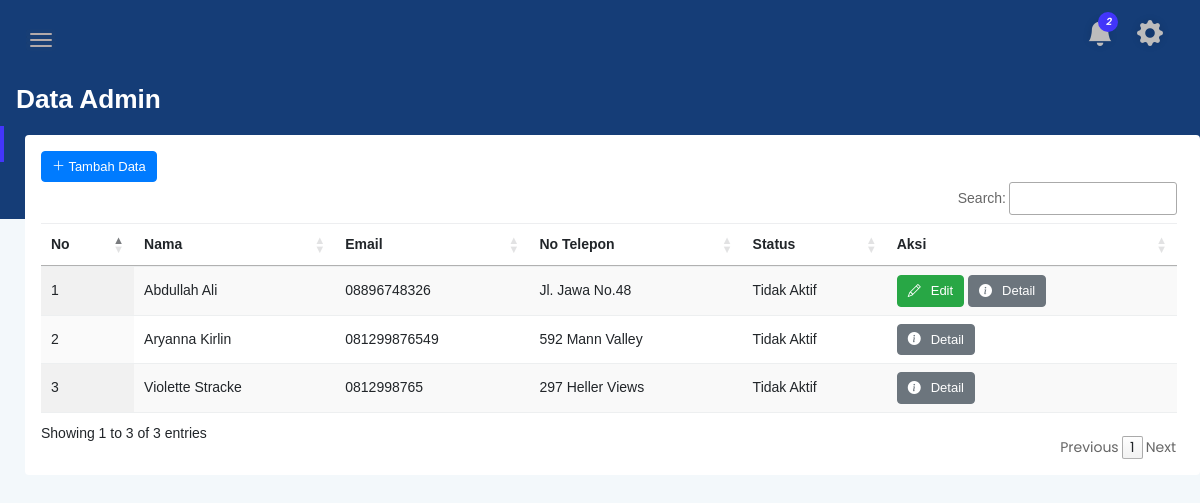
/admin/admin.php (signed in), run on an earlier commit of the app's database.
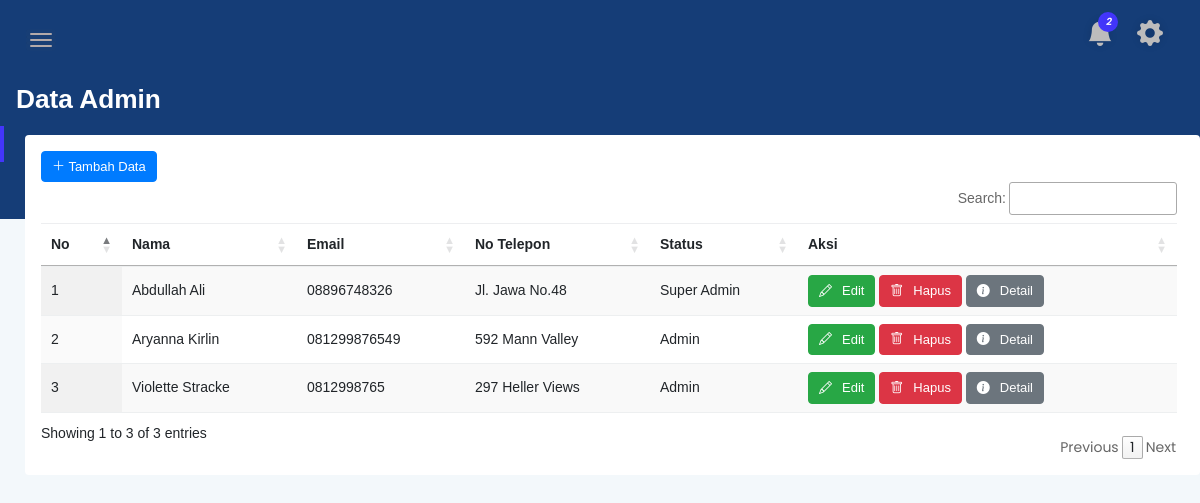
And on a later commit of the database.
### tables this page shows
CREATE TABLE `akun` (
  `id_user` int(255) UNSIGNED NOT NULL,
  `firstname` varchar(255) NOT NULL,
  `lastname` varchar(255) NOT NULL,
  `username` varchar(255) NOT NULL,
  `pass` varchar(255) NOT NULL,
  `no_hp` varchar(255) NOT NULL,
  `alamat` varchar(255) NOT NULL,
  `tgl_masuk` date DEFAULT NULL,
  `foto_profile` varchar(255) NOT NULL,
  `asal_kampus` varchar(255) NOT NULL,
  `hak_akses` char(1) NOT NULL DEFAULT '1',
  `no_kamar` char(255) NOT NULL DEFAULT 'Kosong',
  `status` enum('Aktif','Tidak Aktif','Super Admin','Admin') NOT NULL DEFAULT 'Tidak Aktif'
);

### admin/method/dataadmin/ViewDataAdmin.php
<?php
include 'database/config.php';
$sql = "SELECT * FROM akun WHERE `hak_akses` = '0'";
$count = 1;
$hasil = mysqli_query($conn, $sql);
while ($data = mysqli_fetch_array($hasil, MYSQLI_ASSOC)) {
?>
    <tr>
        <td>
            <?php echo $count++; ?>
        </td>
        <td>
            <?php echo $data['firstname'], " ", $data['lastname']; ?>
        </td>
        <td>
            <?php echo $data['no_hp']; ?>
        </td>
        <td>
            <?php echo $data['alamat']; ?>
        </td>
        <td>
            <?php echo $data['status']; ?>
        </td>
        <th>
            <?php
            if (isset($_SESSION['id_user']) && $_SESSION['id_user'] == $data['id_user']) {
                if ($_SESSION['status'] == 'Super Admin') {
                } else {
            ?>
                    <button class="btn btn-success btn-xs" data-bs-toggle="modal" data-bs-target="#edit_data_admin<?php echo $data['id_user']; ?>">
                        <i class="bi-pencil" style="padding-right: 10px;"></i>Edit
                    </button>
                <?php
                }
            }
            if ($_SESSION['status'] == 'Super Admin') {
                ?>
                <button class="btn btn-success btn-xs" data-bs-toggle="modal" data-bs-target="#edit_data_admin<?php echo $data['id_user']; ?>">
                    <i class="bi-pencil" style="padding-right: 10px;"></i>Edit
                </button>
                <button class="btn btn-danger btn-xs" data-bs-toggle="modal" data-bs-target="#hapus_data_admin<?php echo $data['id_user']; ?>">
                    <i class="bi-trash" style="padding-right: 10px;"></i>Hapus
                </button>
            <?php
            }
            ?>
            <button class="btn btn-secondary btn-xs" data-bs-toggle="modal" data-bs-target="#detail_data_admin<?php echo $data['id_user']; ?>">
                <i class="bi-info-circle-fill" style="padding-right: 10px;"></i>Detail
            </button>
        </th>
    </tr>
<?php
}
?>

What changed in the data, as far as the page shows it:
changed akun "Abdullah": status "Tidak Aktif" → "Super Admin"; now shows "Hapus"
changed akun "Aryanna": status "Tidak Aktif" → "Admin"; now shows "Edit Hapus"
changed akun "Violette": status "Tidak Aktif" → "Admin"; now shows "Edit Hapus"
